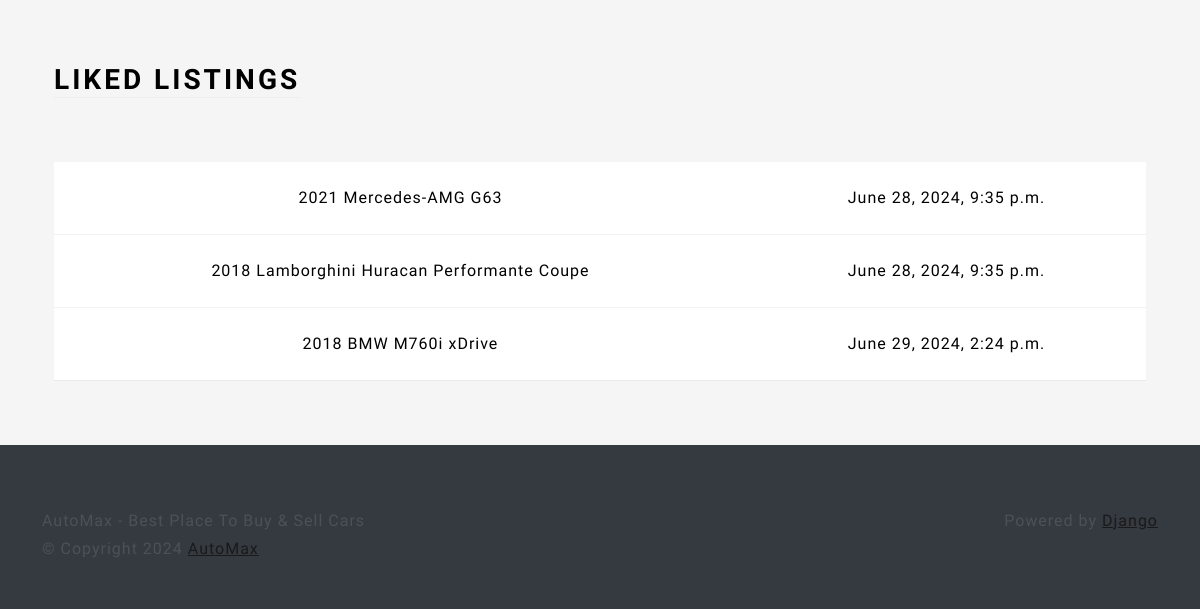
The app's page /profile/ (signed in, lower part), older data.
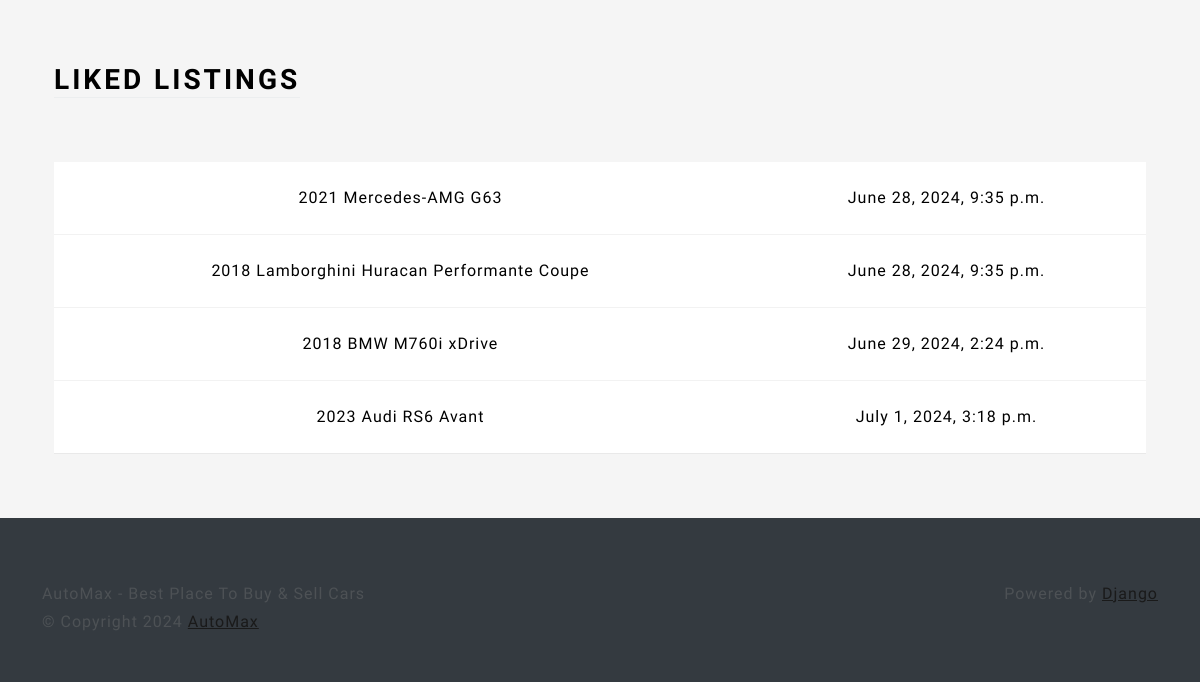
The same page, newer data.
### main/models.py (models this page shows, shortened)
class LikedListing(models.Model):
    profile = models.ForeignKey(Profile, on_delete=models.CASCADE)
    listing = models.ForeignKey(Listing, on_delete=models.CASCADE)
    like_date = models.DateTimeField(auto_now_add=True)

class Listing(models.Model):
    id = models.UUIDField(
        primary_key=True, default=uuid.uuid4, unique=True, editable=False)
    created_at = models.DateTimeField(auto_now_add=True)
    updated_at = models.DateTimeField(auto_now=True)
    seller = models.ForeignKey(Profile, on_delete=models.CASCADE)
    brand = models.CharField(max_length=24, choices=CAR_BRANDS, default=None)
    model = models.CharField(max_length=64,)
    vin = models.CharField(max_length=17,)
    mileage = models.IntegerField(default=0)
    color = models.CharField(max_length=24,)
    description = models.TextField()
    engine = models.CharField(max_length=24,)
    transmisson = models.CharField(
        max_length=24, choices=TRANSMISSIONS_OPTIONS, default=None)
    location = models.OneToOneField(
        Location, on_delete=models.SET_NULL, null=True)
    image = models.ImageField(upload_to=user_listing_path)

### users/views.py (the view, shortened to what this page needs)
# urls.py: path('profile/', ProfileView.as_view(), name='profile'),
@method_decorator(login_required, name='dispatch')
class ProfileView(View):
    def get(self, request):
        user_listings = Listing.objects.filter(seller=request.user.profile)
        user_liked_listings = LikedListing.objects.filter(
            profile=request.user.profile).all()
        user_form = UserForm(instance=request.user)
        profile_form = ProfileForm(instance=request.user.profile)
        location_form = LocationForm(instance=request.user.profile.location)
        return render(request, 'views/profile.html', {'user_form': user_form,
                                                      'profile_form': profile_form,
                                                      'location_form': location_form,
                                                      'user_listings': user_listings,
                                                      'user_liked_listings': user_liked_listings, })

### users/templates/views/profile.html (shortened to what this page needs)
{% extends 'base/base.html' %}
{% load static %}
{% load crispy_forms_tags %}
{% block 'body' %}
<div class="container-fluid text-center py-5">
    <div class="container px-4">
        <div class="row g-4 py-5">
            <div class="col d-flex align-items-start">
                <div>
                    <h2 class="mb-3 border-bottom" style="color: black">Liked Listings</h2>
                </div>
            </div>
        </div>
        <table class="table table-hover">
            <tbody>
                {% for liked_listing in user_liked_listings %}
                <tr>
                    <td>{{ liked_listing.listing.model }}</td>
                    <td>{{ liked_listing.like_date }}</td>
                </tr>
                {% endfor %}
            </tbody>
        </table>
    </div>
</div>
{% endblock %}

Row changes from the older to the newer data that the page shows:
added LikedListing: listing.model "2023 Audi RS6 Avant", like_date "July 1, 2024, 3:18 p.m."
